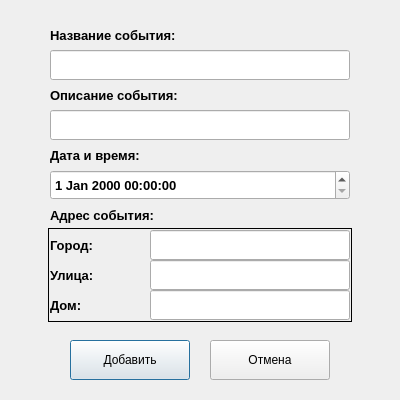
<?xml version="1.0" encoding="UTF-8"?>
<ui version="4.0">
 <class>AddEventDialog</class>
 <widget class="QDialog" name="AddEventDialog">
  <property name="geometry">
   <rect>
    <x>0</x>
    <y>0</y>
    <width>400</width>
    <height>400</height>
   </rect>
  </property>
  <property name="windowTitle">
   <string>Добавить событие</string>
  </property>
  <widget class="QLabel" name="eventNameLabel">
   <property name="geometry">
    <rect>
     <x>50</x>
     <y>20</y>
     <width>200</width>
     <height>30</height>
    </rect>
   </property>
   <property name="font">
    <font>
     <pointsize>10</pointsize>
     <weight>75</weight>
     <bold>true</bold>
    </font>
   </property>
   <property name="text">
    <string>Название события:</string>
   </property>
  </widget>
  <widget class="QLineEdit" name="eventNameLine">
   <property name="geometry">
    <rect>
     <x>50</x>
     <y>50</y>
     <width>300</width>
     <height>30</height>
    </rect>
   </property>
   <property name="font">
    <font>
     <pointsize>10</pointsize>
     <weight>75</weight>
     <bold>true</bold>
    </font>
   </property>
  </widget>
  <widget class="QLabel" name="descriptionLabel">
   <property name="geometry">
    <rect>
     <x>50</x>
     <y>80</y>
     <width>200</width>
     <height>30</height>
    </rect>
   </property>
   <property name="font">
    <font>
     <pointsize>10</pointsize>
     <weight>75</weight>
     <bold>true</bold>
    </font>
   </property>
   <property name="text">
    <string>Описание события:</string>
   </property>
  </widget>
  <widget class="QLineEdit" name="descriptionLine">
   <property name="geometry">
    <rect>
     <x>50</x>
     <y>110</y>
     <width>300</width>
     <height>30</height>
    </rect>
   </property>
   <property name="font">
    <font>
     <pointsize>10</pointsize>
     <weight>75</weight>
     <bold>true</bold>
    </font>
   </property>
  </widget>
  <widget class="QLabel" name="dateTimeLabel">
   <property name="geometry">
    <rect>
     <x>50</x>
     <y>140</y>
     <width>200</width>
     <height>30</height>
    </rect>
   </property>
   <property name="font">
    <font>
     <pointsize>10</pointsize>
     <weight>75</weight>
     <bold>true</bold>
    </font>
   </property>
   <property name="text">
    <string>Дата и время:</string>
   </property>
  </widget>
  <widget class="QDateTimeEdit" name="dateTimeEdit">
   <property name="geometry">
    <rect>
     <x>50</x>
     <y>170</y>
     <width>300</width>
     <height>30</height>
    </rect>
   </property>
   <property name="font">
    <font>
     <pointsize>10</pointsize>
     <weight>75</weight>
     <bold>true</bold>
    </font>
   </property>
  </widget>
  <widget class="QLineEdit" name="cityLine">
   <property name="geometry">
    <rect>
     <x>150</x>
     <y>230</y>
     <width>200</width>
     <height>30</height>
    </rect>
   </property>
   <property name="font">
    <font>
     <pointsize>10</pointsize>
     <weight>75</weight>
     <bold>true</bold>
    </font>
   </property>
  </widget>
  <widget class="QLineEdit" name="streetLine">
   <property name="geometry">
    <rect>
     <x>150</x>
     <y>260</y>
     <width>200</width>
     <height>30</height>
    </rect>
   </property>
   <property name="font">
    <font>
     <pointsize>10</pointsize>
     <weight>75</weight>
     <bold>true</bold>
    </font>
   </property>
  </widget>
  <widget class="QLineEdit" name="houseLine">
   <property name="geometry">
    <rect>
     <x>150</x>
     <y>290</y>
     <width>200</width>
     <height>30</height>
    </rect>
   </property>
   <property name="font">
    <font>
     <pointsize>10</pointsize>
     <weight>75</weight>
     <bold>true</bold>
    </font>
   </property>
  </widget>
  <widget class="QLabel" name="addressLabel">
   <property name="geometry">
    <rect>
     <x>50</x>
     <y>200</y>
     <width>200</width>
     <height>30</height>
    </rect>
   </property>
   <property name="font">
    <font>
     <pointsize>10</pointsize>
     <weight>75</weight>
     <bold>true</bold>
    </font>
   </property>
   <property name="text">
    <string>Адрес события:</string>
   </property>
  </widget>
  <widget class="QLabel" name="cityLabel">
   <property name="geometry">
    <rect>
     <x>50</x>
     <y>230</y>
     <width>100</width>
     <height>30</height>
    </rect>
   </property>
   <property name="font">
    <font>
     <pointsize>10</pointsize>
     <weight>75</weight>
     <bold>true</bold>
    </font>
   </property>
   <property name="text">
    <string>Город:</string>
   </property>
  </widget>
  <widget class="QLabel" name="streetLabel">
   <property name="geometry">
    <rect>
     <x>50</x>
     <y>260</y>
     <width>100</width>
     <height>30</height>
    </rect>
   </property>
   <property name="font">
    <font>
     <pointsize>10</pointsize>
     <weight>75</weight>
     <bold>true</bold>
    </font>
   </property>
   <property name="text">
    <string>Улица:</string>
   </property>
  </widget>
  <widget class="QLabel" name="houseLabel">
   <property name="geometry">
    <rect>
     <x>50</x>
     <y>290</y>
     <width>100</width>
     <height>30</height>
    </rect>
   </property>
   <property name="font">
    <font>
     <pointsize>10</pointsize>
     <weight>75</weight>
     <bold>true</bold>
    </font>
   </property>
   <property name="text">
    <string>Дом:</string>
   </property>
  </widget>
  <widget class="QPushButton" name="addButton">
   <property name="geometry">
    <rect>
     <x>70</x>
     <y>340</y>
     <width>120</width>
     <height>40</height>
    </rect>
   </property>
   <property name="text">
    <string>Добавить</string>
   </property>
  </widget>
  <widget class="QPushButton" name="cancelButton">
   <property name="geometry">
    <rect>
     <x>210</x>
     <y>340</y>
     <width>120</width>
     <height>40</height>
    </rect>
   </property>
   <property name="text">
    <string>Отмена</string>
   </property>
  </widget>
  <widget class="QLabel" name="addressFrame">
   <property name="geometry">
    <rect>
     <x>48</x>
     <y>228</y>
     <width>304</width>
     <height>94</height>
    </rect>
   </property>
   <property name="frameShape">
    <enum>QFrame::Box</enum>
   </property>
   <property name="text">
    <string/>
   </property>
  </widget>
  <zorder>addressFrame</zorder>
  <zorder>eventNameLabel</zorder>
  <zorder>eventNameLine</zorder>
  <zorder>descriptionLabel</zorder>
  <zorder>descriptionLine</zorder>
  <zorder>dateTimeLabel</zorder>
  <zorder>dateTimeEdit</zorder>
  <zorder>cityLine</zorder>
  <zorder>streetLine</zorder>
  <zorder>houseLine</zorder>
  <zorder>addressLabel</zorder>
  <zorder>cityLabel</zorder>
  <zorder>streetLabel</zorder>
  <zorder>houseLabel</zorder>
  <zorder>addButton</zorder>
  <zorder>cancelButton</zorder>
 </widget>
 <resources/>
 <connections/>
</ui>
